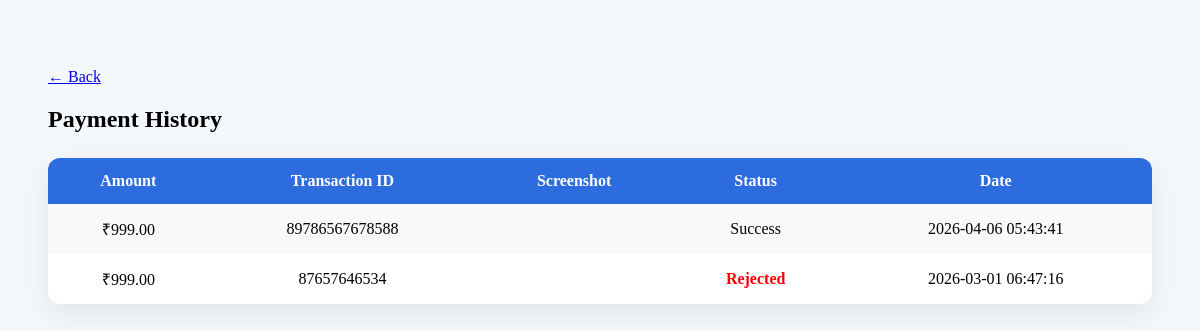
Page /user/payment-history.php (signed in) on the committed database.
### tables this page shows
CREATE TABLE `payments` (
  `id` int(11) NOT NULL,
  `user_id` int(11) NOT NULL,
  `subscription_id` int(11) DEFAULT NULL,
  `transaction_id` varchar(100) DEFAULT NULL,
  `gateway_order_id` varchar(100) DEFAULT NULL,
  `amount` decimal(10,2) NOT NULL,
  `payment_method` enum('UPI','QR','RAZORPAY') NOT NULL,
  `utr_no` varchar(100) DEFAULT NULL,
  `screenshot_path` varchar(255) DEFAULT NULL,
  `status` enum('pending','success','failed','rejected') DEFAULT 'pending',
  `verified_by_admin` int(11) DEFAULT NULL,
  `verified_at` datetime DEFAULT NULL,
  `created_at` timestamp NOT NULL DEFAULT current_timestamp(),
  `updated_at` timestamp NOT NULL DEFAULT current_timestamp() ON UPDATE current_timestamp()
);

### user/payment-history.php (the view, shortened to what this page needs)
<?php
require_once "../config/db.php";
$user_id = $_SESSION['user_id'];
$result = $mysqli->query("
    SELECT * FROM payments
    WHERE user_id=$user_id
    ORDER BY id DESC
");
?>
<!DOCTYPE html>
<html>
<head>
</head>
<body>
<a href="javascript:history.back()" class="back-btn">← Back</a>
<h2>Payment History</h2>
<table>
<tr>
    <th>Amount</th>
    <th>Transaction ID</th>
    <th>Screenshot</th>
    <th>Status</th>
    <th>Date</th>
</tr>
<?php while($row = $result->fetch_assoc()): ?>
<tr>
    <td>₹<?= $row['amount'] ?></td>
    <td><?= htmlspecialchars($row['transaction_id']) ?></td>
    <td>
    </td>
    <td class="status-<?= $row['status'] ?>">
        <?= ucfirst($row['status']) ?>
    </td>
    <td><?= $row['created_at'] ?></td>
</tr>
<?php endwhile; ?>
</table>
</body>
</html>

### user/payment-history.php (style rules this page uses)
body { font-family:Poppins; background:#f4f7fb; padding:60px 40px; }
h2 { margin-bottom:25px; }
table { width:100%; border-collapse:collapse; background:white; border-radius:12px; overflow:hidden; box-shadow:0 10px 30px rgba(0,0,0,0.08); animation:fadeIn .6s ease; }
th, td { padding:14px; text-align:center; }
th { background:#2d6cdf; color:white; }
tr:nth-child(even) { background:#f9f9f9; }
.status-rejected { color:red; font-weight:600; }

### rows in the picture
payments: amount "999.00", transaction "89786567678588", status "Success", created_at "2026-04-06 05:43:41"
payments: amount "999.00", transaction "87657646534", status "Rejected", created_at "2026-03-01 06:47:16"
